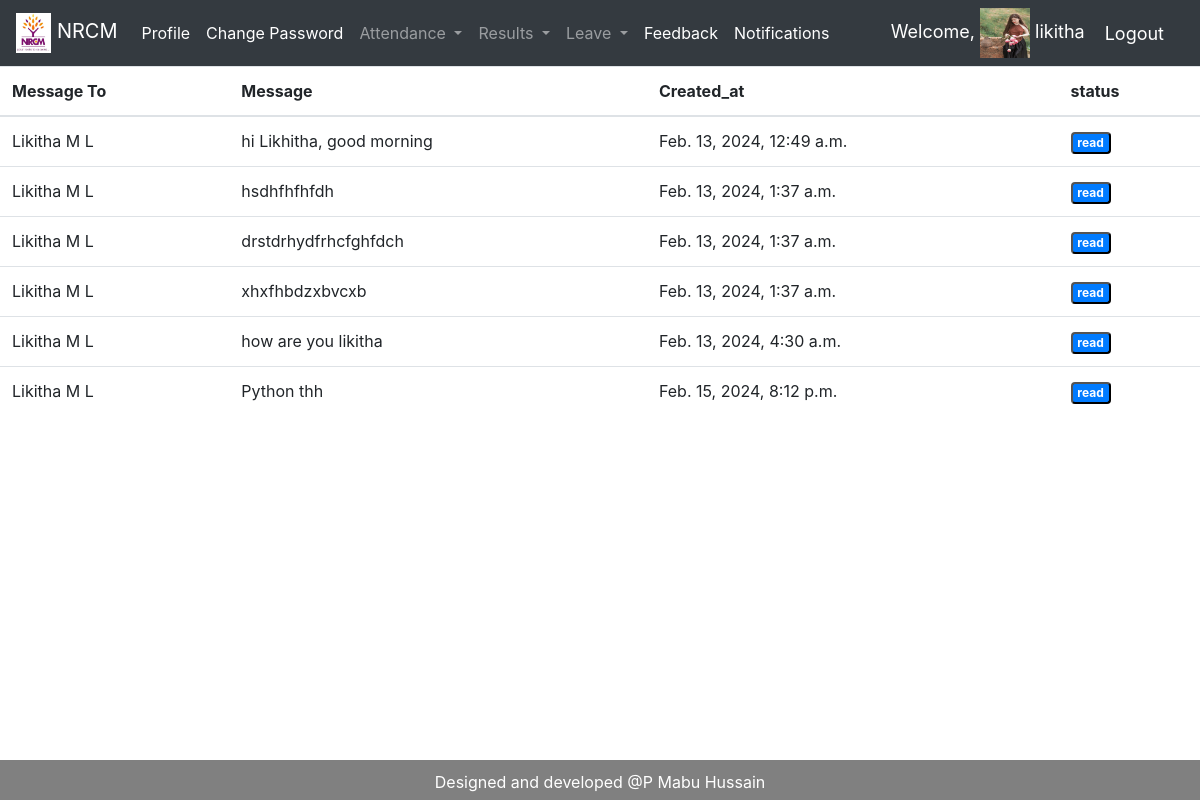
The app's page /staff/notifications (signed in) with its own data.
### studentmanagementApp/models.py (models this page shows)
class CustomUser(AbstractUser):
    USER = (
    ('HOD','HOD'),
    ('STAFF','STAFF'),
    ('STUDENT', 'STUDENT')
    )
    user_type = models.CharField(choices=USER, max_length=50, default = 'STUDENT', null =True)
    designation = models.CharField(max_length=500, blank=True, null =True)
    mobileno = models.CharField(max_length=30, blank=True, null =True)
    profile_pic = models.ImageField(default='img_avatar.png', blank=True)

### staffApp/models.py (models this page shows, shortened)
class Staff_Notification(models.Model):
    staff = models.ForeignKey(Staff, on_delete=models.CASCADE)
    message = models.TextField()
    created_at = models.DateTimeField(auto_now_add=True)
    updated_at = models.DateTimeField(auto_now=True)
    status = models.IntegerField(default=0, null=True)

### hodApp/models.py (models this page shows)
class Staff(models.Model):
    admin = models.OneToOneField(CustomUser, on_delete=models.CASCADE) #when CustomUser is deleted student info also deleted
    staff_id = models.CharField(max_length=50)
    Gender = models.CharField(max_length=10)
    address = models.TextField()
    designation = models.CharField(max_length=50)
    created_at = models.DateTimeField(auto_now_add=True)
    updated_at = models.DateTimeField(auto_now=True)
    def __str__(self):
        return self.admin.first_name +" "+ self.admin.last_name

### studentmanagementApp/decorators.py (the view)
        def wrapper_func(request, *args, **kwargs):
            if request.user.user_type in allowed_roles:
                return view_func(request, *args, **kwargs)
            else:
                return HttpResponse('You are not authorized to view this page!!!!')

### staffApp/views.py (called while the page is built, shortened)
@login_required(login_url='login')
@allowed_users(allowed_roles=['STAFF'])
def notifications(request):
    staff = Staff.objects.get(admin=request.user)
    notifications = Staff_Notification.objects.filter(staff=staff)
    context={
    'notifications': notifications,
    }
    return render(request, 'staffApp/notifications.html', context)

### templates/staffApp/notifications.html
{%extends 'studentmanagementApp/base.html'%}
{%block content%}
<table class="table table-hover">
     <thead>
     <tr>
       <th>Message To</th>
       <th>Message</th>
       <th>Created_at</th>
       <th>status</th>
     </tr>
   </thead>
   <tbody>
     {%for notification in notifications%}
     <tr>
             <td>{{notification.staff}}</td>
             <td>{{notification.message}}</td>
             <td>{{notification.created_at}}</td>
             <td><form  method="post">{%csrf_token%}
               {%if notification.status == 0%}
               <button type="submit" name="notification_status" class="badge badge-danger" value = {{notification.status}}>unread</button>
               <input type="number" name="notification_id" value="{{notification.id}}" hidden>
               {%else%}
               <button type="button"  class="badge badge-primary">read</button>
               {%endif%}
             </form></td>
     </tr>
     {%endfor%}
   </tbody>
 </table>
 {%endblock%}

### templates/studentmanagementApp/navbar.html (shortened to what this page needs)
{%load static%}
<nav class="navbar navbar-expand-lg navbar-dark bg-dark">
  <a class="navbar-brand" href="/{{user.user_type|lower}}/home"><img src="{% static 'studentmanagementApp/images/NRCM-Logo.jpg'%}" alt="123" height="40px"> NRCM</a>
  <div class="collapse navbar-collapse" id="navbarNav">
      <ul class="navbar-nav">
      <li class="nav-item active">
        <a class="nav-link" href="/profile"> Profile  </a>
      </li>
      <ul class="navbar-nav">
      <li class="nav-item active">
        <a class="nav-link" href="/change_password"> Change Password</a>
      </li>
      {%if user.user_type == 'STAFF'%}
      <li class="nav-item dropdown">
        <a class="nav-link dropdown-toggle" href="#" id="navbarDropdown" role="button" data-toggle="dropdown" aria-haspopup="true" aria-expanded="false">
          Attendance
        </a>
      </li>
      <li class="nav-item dropdown">
        <a class="nav-link dropdown-toggle" href="#" id="navbarDropdown" role="button" data-toggle="dropdown" aria-haspopup="true" aria-expanded="false">
          Results
        </a>
      </li>
      <li class="nav-item dropdown">
        <a class="nav-link dropdown-toggle" href="#" id="navbarDropdown" role="button" data-toggle="dropdown" aria-haspopup="true" aria-expanded="false">
          Leave
        </a>
      </li>
      <li class="nav-item active">
        <a class="nav-link" href="{%url 'staff_sendfeedback'%}"> Feedback </a>
      </li>
      <li class="nav-item active">
        <a class="nav-link" href="{%url 'notifications'%}"> Notifications </a>
      </li>
      {%endif%}
    </ul>
  </div>
  <span class="hello-msg">Welcome, <img src="{{request.user.profile_pic.url}}" class="" alt="Cinque Terre" width="50" height="50"> {{request.user}}  </span>
  <span><a class="hello-msg" href="{%url 'logout'%}">Logout</a></span>
</nav>

### templates/studentmanagementApp/base.html (style rules this page uses)
body { min-height: 100vh; display: flex; flex-direction: column; }

### templates/studentmanagementApp/navbar.html (style rules this page uses)
.hello-msg { font-size: 18px; color:#fff; margin-right:20px; }

### records on screen
CustomUser: user.profile_pic (picture), user "likitha"
Staff_Notification: staff "Likitha M L", message "hi Likhitha, good morning", created_at "Feb. 13, 2024, 12:49 a.m.", status "read"
Staff_Notification: staff "Likitha M L", message "hsdhfhfhfdh", created_at "Feb. 13, 2024, 1:37 a.m.", status "read"
Staff_Notification: staff "Likitha M L", message "drstdrhydfrhcfghfdch", created_at "Feb. 13, 2024, 1:37 a.m.", status "read"
Staff_Notification: staff "Likitha M L", message "xhxfhbdzxbvcxb", created_at "Feb. 13, 2024, 1:37 a.m.", status "read"
Staff_Notification: staff "Likitha M L", message "how are you likitha", created_at "Feb. 13, 2024, 4:30 a.m.", status "read"
Staff_Notification: staff "Likitha M L", message "Python thh", created_at "Feb. 15, 2024, 8:12 p.m.", status "read"
